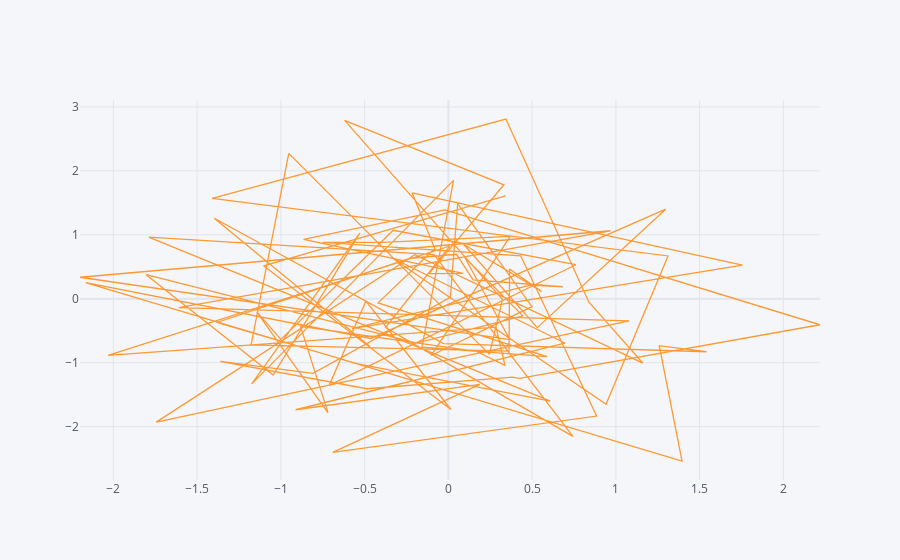

Write notebook code for a chart like this one.
### Markdown cell above
# iplot(kind='scatter')

### Code cell
df.iplot(kind='scatter', x='A', y='B')
